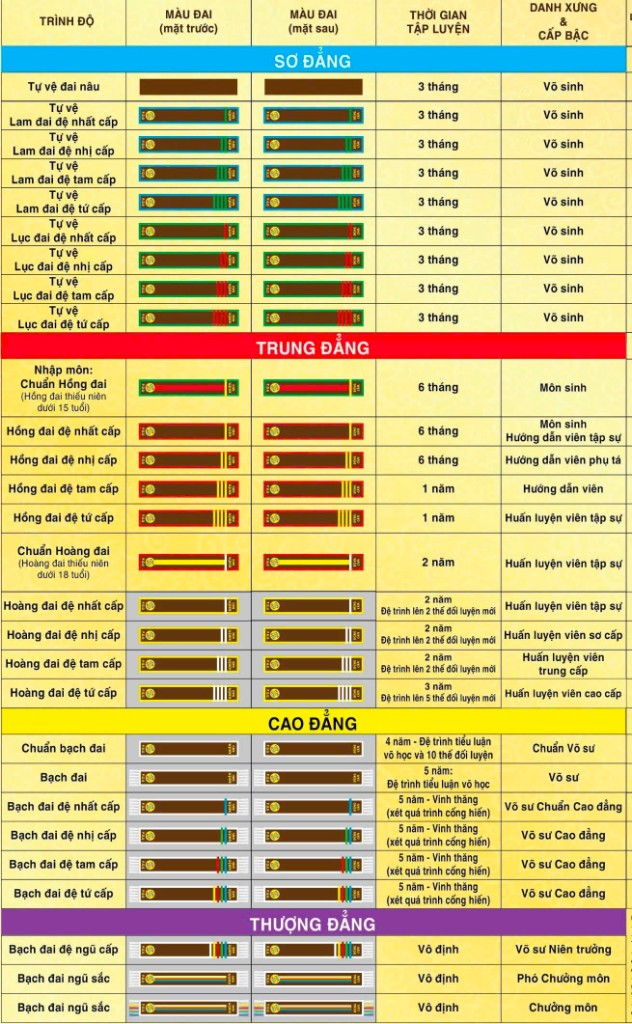
#> input picture assets/belt-chart-reference.png, 632 x 1024 px
$ python -i extract-belts.py   (imports and definitions only)
#> lines starting #> are read from the running program, lines starting #| are printed output that depends on the picture; after the words box and inside, x2 and y2 are one past the last pixel; in counts of white or black regions, pixels touching at a corner belong together
#!/usr/bin/env python3
"""Crop belt icons from assets/IMG_1422.JPG into high-resolution transparent PNGs."""

from __future__ import annotations

import json
from pathlib import Path

from PIL import Image

ROOT = Path(__file__).resolve().parents[2]
SOURCE = ROOT / "assets" / "IMG_1422.JPG"
OUT_DIR = ROOT / "assets" / "belts"

UPSCALE = 6

NAMES = [
    "lam-1",
    "lam-2",
    "lam-3",
    "lam-4",
    "luc-1",
    "luc-2",
    "luc-3",
    "luc-4",
    "hong-1",
    "hong-2",
    "hong-3",
    "hong-4",
    "hoang-1",
    "hoang-2",
    "hoang-3",
    "hoang-4",
    "chuan-bach",
    "bach",
    "bach-de-1",
    "bach-de-2",
    "bach-de-3",
    "bach-de-4",
    "bach-de-5",
]

MANUAL_CROPS: list[tuple[str, int, int, int, int]] = [
    ("nau", 74, 298, 236, 318),
    ("chuan-hong", 74, 828, 236, 858),
    ("chuan-hoang", 74, 1068, 236, 1098),
    ("ngu-sac", 78, 1828, 239, 1852),
]


def sat(r: int, g: int, b: int) -> float:
    mx, mn = max(r, g, b), min(r, g, b)
    return (mx - mn) / mx if mx else 0.0


def is_bg(r: int, g: int, b: int) -> bool:
    return r > 205 and g > 195 and b > 155 and abs(r - g) < 50


def is_red_text(r: int, g: int, b: int) -> bool:
    return r > 100 and g < 70 and b < 50 and (r - g) > 40


def is_brown_body(r: int, g: int, b: int) -> bool:
    return r > 60 and g < 100 and b < 90 and r > g and (r - g) > 10


# [241 lines left out: functions is_belt_ui, is_belt_bottom_ui, get_runs, merge_adjacent_runs, pick_belt_run, cluster_rows and 3 more, not called in this run]


def is_background(r: int, g: int, b: int) -> bool:
    if r > 248 and g > 245 and b > 235:
        return True
    if r > 230 and g > 215 and b > 165 and abs(r - g) < 35:
        return True
    if g > 95 and b > 95 and r < 130 and (g - r) > 15:
        return True
    if r > 210 and g > 200 and b > 140 and (r - b) < 90:
        return True
    if r < 45 and g < 45 and b < 45:
        return True
    return False


def trim_transparent(image: Image.Image) -> Image.Image:
    alpha = image.split()[3]
    bbox = alpha.getbbox()
    if not bbox:
        return image
    return image.crop(bbox)


def remove_background(image: Image.Image) -> Image.Image:
    rgba = image.convert("RGBA")
    pixels = rgba.load()
    width, height = rgba.size

    for y in range(height):
        for x in range(width):
            r, g, b, _ = pixels[x, y]
            if is_background(r, g, b):
                pixels[x, y] = (r, g, b, 0)

    return trim_transparent(rgba)


# [78 lines left out: functions save_crop, main, not called in this run]


# [2 lines not run here, left out]

>>> from PIL import Image
>>> picture = Image.open('../../assets/belt-chart-reference.png')
#> picture is the input picture: PIL image 632x1024 RGB; mean R, G, B 205.9, 190.5, 125.3
>>> result = remove_background(picture)
#> in trim_transparent, `alpha = image.split()[3]`:
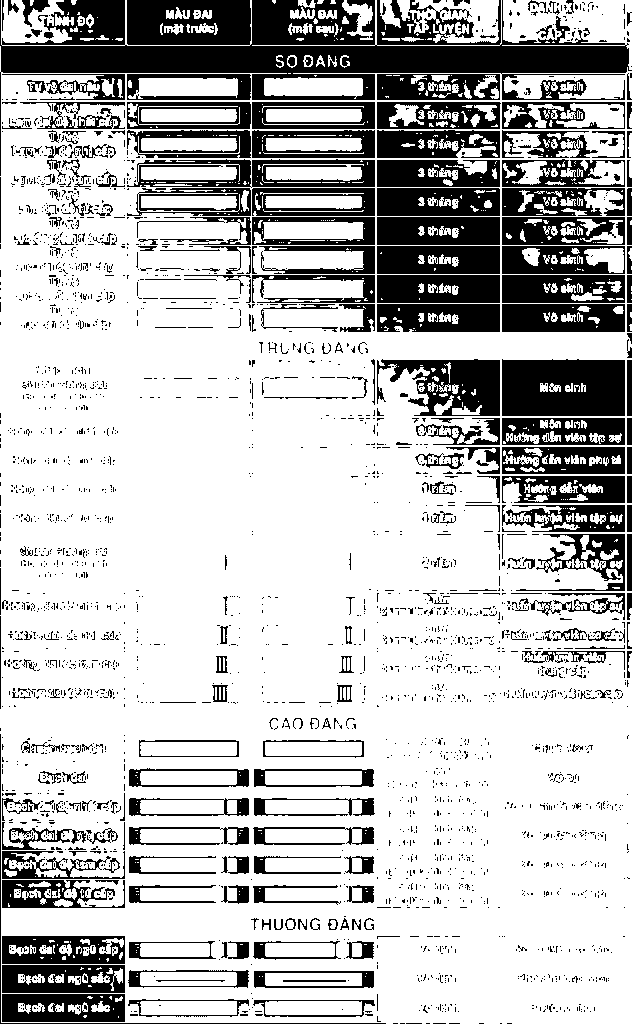
#> alpha: PIL image 632x1024 L; 74% white; 3089 black regions (2795 under 20 px), largest, box (x1, y1, x2, y2) and area: (0, 0, 632, 176) 33477, (502, 359, 625, 416) 6649, (377, 359, 500, 416) 4239
#> in trim_transparent, `bbox = alpha.getbbox()`: bbox = (0, 0, 632, 1024)
#> in trim_transparent, `return image.crop(bbox)`:
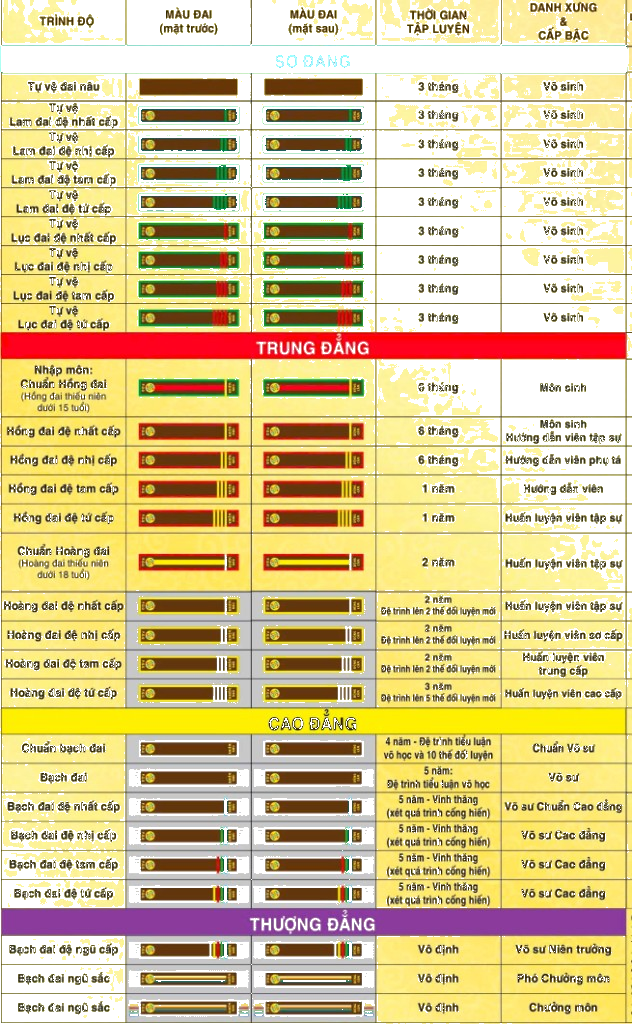
#> returned value: PIL image 632x1024 RGBA; mean R, G, B, A 205.9, 190.5, 125.3, 188.6; transparent parts drawn white
